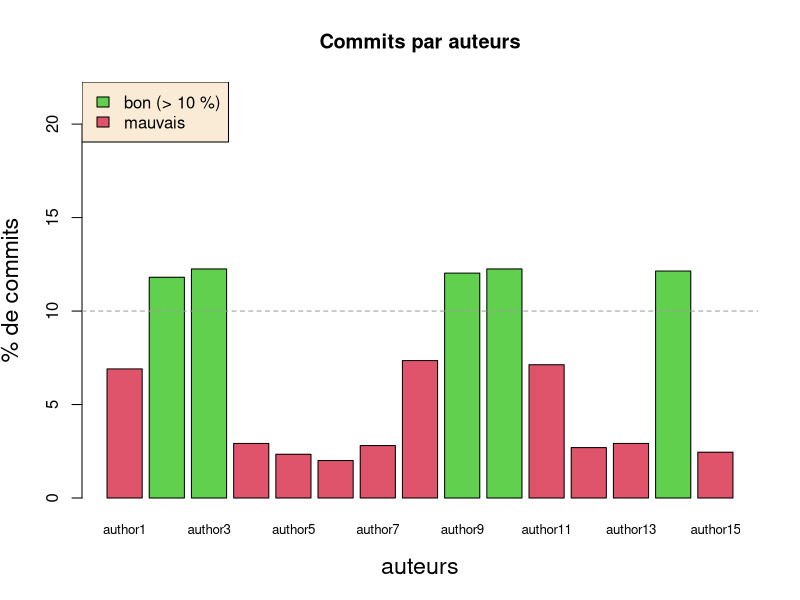
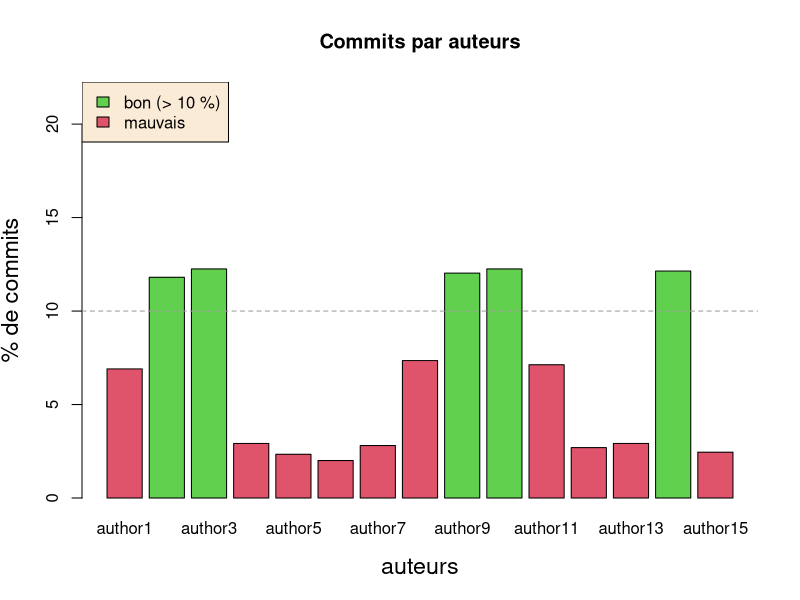

Generate these figures, in order, with R:
# get data from file
# x <- read.table("toto.txt", header = TRUE)

# or manually here
nb <- c(100, 540, 320, 126)

# generate random data as if it comes from a file
nbauth <- 15 # nb auteurs, then generate names
nom <- paste("author", 1:nbauth, sep="") # author1,...author_nbauth
nb <- sample(nb, size = nbauth, replace = TRUE)
nb <- nb + sample(seq(-10,10,5), size = nbauth, replace = TRUE) # add some randomness
x <- data.frame(nom, nb)
x


pct <- 100*nb/sum(nb) # normalize to empirical probabilities (%)
# build colors from %
pcgood <- 10 # level qualifying what "good" means
cl <- (pct < pcgood)*2 # red
cl[cl == 0] <- 3   # green


# Do the plot
clab <- 1.4    # label size, 1 = default size
cnames <- 0.8  # bar names size, adapt to nb of bars
lgdbon <- paste("bon (>", pcgood,"%)")
barplot(pct, names.arg = nom, main="Commits par auteurs",
        ylim = c(0, min(c(100, max(pct)+10))),
        xlab="auteurs", ylab="% de commits" , 
        cex.names = cnames, cex.lab=clab, col=cl)
legend("topleft", legend = c(lgdbon,"mauvais"), fill=3:2,
       bg = "antiquewhite")
abline(h = pcgood, lty=2, col=8) # visualize "good" level...
#

# output plot to a file in png; see ?pdf or ?png
pdf(file = "mybarplot.pdf", width=7, height=5) # 1920/1080 full HD png
clab <- 1.4    # label size, 1 = default size
cnames <- 1  # bar names size, adapt to nb of bars
lgdbon <- paste("bon (>", pcgood,"%)")

barplot(pct, names.arg = nom, main="Commits par auteurs",
        ylim = c(0, min(c(100, max(pct)+10))),
        xlab="auteurs", ylab="% de commits" , 
        cex.names = cnames, cex.lab=clab, col=cl)
legend("topleft", legend = c(lgdbon,"mauvais"), fill=3:2,
       bg = "antiquewhite")
abline(h = pcgood, lty=2, col=8) # visualize "good" level...
dev.off() # close file
########
# pdf width=7, height=5

